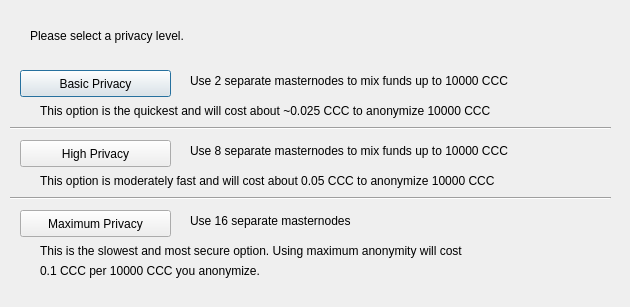
<?xml version="1.0" encoding="UTF-8"?>
<ui version="4.0">
 <class>ObfuscationConfig</class>
 <widget class="QDialog" name="ObfuscationConfig">
  <property name="geometry">
   <rect>
    <x>0</x>
    <y>0</y>
    <width>630</width>
    <height>307</height>
   </rect>
  </property>
  <property name="windowTitle">
   <string>Configure Obfuscation</string>
  </property>
  <widget class="QPushButton" name="buttonBasic">
   <property name="geometry">
    <rect>
     <x>20</x>
     <y>70</y>
     <width>151</width>
     <height>27</height>
    </rect>
   </property>
   <property name="text">
    <string>Basic Privacy</string>
   </property>
  </widget>
  <widget class="QPushButton" name="buttonHigh">
   <property name="geometry">
    <rect>
     <x>20</x>
     <y>140</y>
     <width>151</width>
     <height>27</height>
    </rect>
   </property>
   <property name="text">
    <string>High Privacy</string>
   </property>
  </widget>
  <widget class="QPushButton" name="buttonMax">
   <property name="geometry">
    <rect>
     <x>20</x>
     <y>210</y>
     <width>151</width>
     <height>27</height>
    </rect>
   </property>
   <property name="text">
    <string>Maximum Privacy</string>
   </property>
  </widget>
  <widget class="QLabel" name="label">
   <property name="geometry">
    <rect>
     <x>30</x>
     <y>20</y>
     <width>571</width>
     <height>31</height>
    </rect>
   </property>
   <property name="text">
    <string>Please select a privacy level.</string>
   </property>
  </widget>
  <widget class="QLabel" name="label_2">
   <property name="geometry">
    <rect>
     <x>190</x>
     <y>70</y>
     <width>421</width>
     <height>21</height>
    </rect>
   </property>
   <property name="text">
    <string>Use 2 separate masternodes to mix funds up to 10000 CCC</string>
   </property>
  </widget>
  <widget class="QLabel" name="label_3">
   <property name="geometry">
    <rect>
     <x>190</x>
     <y>140</y>
     <width>411</width>
     <height>21</height>
    </rect>
   </property>
   <property name="text">
    <string>Use 8 separate masternodes to mix funds up to 10000 CCC</string>
   </property>
  </widget>
  <widget class="QLabel" name="label_4">
   <property name="geometry">
    <rect>
     <x>190</x>
     <y>210</y>
     <width>421</width>
     <height>21</height>
    </rect>
   </property>
   <property name="text">
    <string>Use 16 separate masternodes</string>
   </property>
  </widget>
  <widget class="QLabel" name="label_6">
   <property name="geometry">
    <rect>
     <x>40</x>
     <y>100</y>
     <width>561</width>
     <height>21</height>
    </rect>
   </property>
   <property name="text">
    <string>This option is the quickest and will cost about ~0.025 CCC to anonymize 10000 CCC</string>
   </property>
  </widget>
  <widget class="QLabel" name="label_7">
   <property name="geometry">
    <rect>
     <x>40</x>
     <y>170</y>
     <width>561</width>
     <height>21</height>
    </rect>
   </property>
   <property name="text">
    <string>This option is moderately fast and will cost about 0.05 CCC to anonymize 10000 CCC</string>
   </property>
  </widget>
  <widget class="QLabel" name="label_8">
   <property name="geometry">
    <rect>
     <x>40</x>
     <y>240</y>
     <width>561</width>
     <height>21</height>
    </rect>
   </property>
   <property name="text">
    <string>This is the slowest and most secure option. Using maximum anonymity will cost</string>
   </property>
  </widget>
  <widget class="QLabel" name="label_9">
   <property name="geometry">
    <rect>
     <x>40</x>
     <y>260</y>
     <width>561</width>
     <height>21</height>
    </rect>
   </property>
   <property name="text">
    <string>0.1 CCC per 10000 CCC you anonymize.</string>
   </property>
  </widget>
  <widget class="Line" name="line">
   <property name="geometry">
    <rect>
     <x>10</x>
     <y>120</y>
     <width>601</width>
     <height>16</height>
    </rect>
   </property>
   <property name="orientation">
    <enum>Qt::Horizontal</enum>
   </property>
  </widget>
  <widget class="Line" name="line_2">
   <property name="geometry">
    <rect>
     <x>10</x>
     <y>190</y>
     <width>601</width>
     <height>16</height>
    </rect>
   </property>
   <property name="orientation">
    <enum>Qt::Horizontal</enum>
   </property>
  </widget>
 </widget>
 <resources/>
 <connections/>
</ui>
